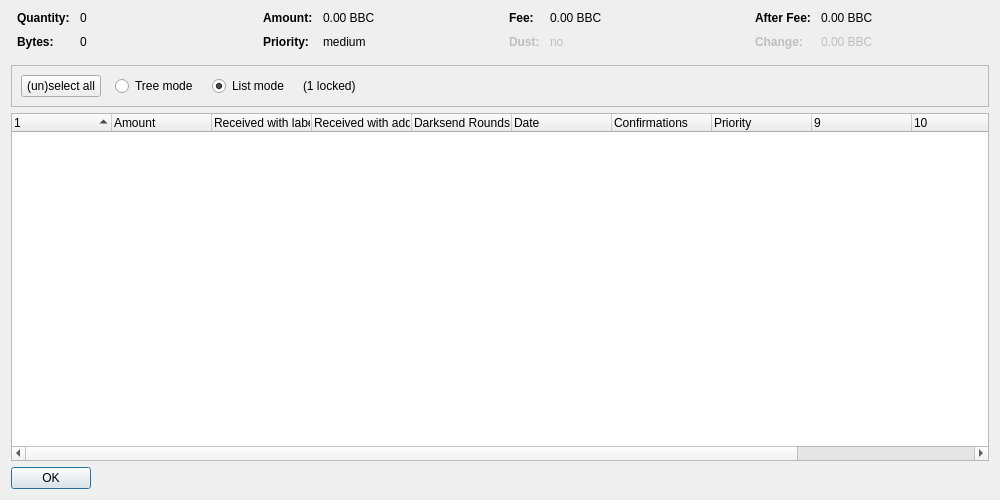
<?xml version="1.0" encoding="UTF-8"?>
<ui version="4.0">
 <class>CoinControlDialog</class>
 <widget class="QDialog" name="CoinControlDialog">
  <property name="geometry">
   <rect>
    <x>0</x>
    <y>0</y>
    <width>1000</width>
    <height>500</height>
   </rect>
  </property>
  <property name="windowTitle">
   <string>Coin Selection</string>
  </property>
  <layout class="QVBoxLayout" name="verticalLayout">
   <item>
    <layout class="QHBoxLayout" name="horizontalLayoutTop" stretch="0,0,0,0">
     <property name="topMargin">
      <number>0</number>
     </property>
     <property name="bottomMargin">
      <number>10</number>
     </property>
     <item>
      <layout class="QFormLayout" name="formLayoutCoinControl1">
       <property name="horizontalSpacing">
        <number>10</number>
       </property>
       <property name="verticalSpacing">
        <number>10</number>
       </property>
       <property name="leftMargin">
        <number>6</number>
       </property>
       <property name="rightMargin">
        <number>6</number>
       </property>
       <item row="0" column="0">
        <widget class="QLabel" name="labelCoinControlQuantityText">
         <property name="font">
          <font>
           <weight>75</weight>
           <bold>true</bold>
          </font>
         </property>
         <property name="text">
          <string>Quantity:</string>
         </property>
        </widget>
       </item>
       <item row="0" column="1">
        <widget class="QLabel" name="labelCoinControlQuantity">
         <property name="cursor">
          <cursorShape>IBeamCursor</cursorShape>
         </property>
         <property name="contextMenuPolicy">
          <enum>Qt::ActionsContextMenu</enum>
         </property>
         <property name="text">
          <string notr="true">0</string>
         </property>
         <property name="textInteractionFlags">
          <set>Qt::LinksAccessibleByMouse|Qt::TextSelectableByKeyboard|Qt::TextSelectableByMouse</set>
         </property>
        </widget>
       </item>
       <item row="1" column="0">
        <widget class="QLabel" name="labelCoinControlBytesText">
         <property name="font">
          <font>
           <weight>75</weight>
           <bold>true</bold>
          </font>
         </property>
         <property name="text">
          <string>Bytes:</string>
         </property>
        </widget>
       </item>
       <item row="1" column="1">
        <widget class="QLabel" name="labelCoinControlBytes">
         <property name="cursor">
          <cursorShape>IBeamCursor</cursorShape>
         </property>
         <property name="contextMenuPolicy">
          <enum>Qt::ActionsContextMenu</enum>
         </property>
         <property name="text">
          <string notr="true">0</string>
         </property>
         <property name="textInteractionFlags">
          <set>Qt::LinksAccessibleByMouse|Qt::TextSelectableByKeyboard|Qt::TextSelectableByMouse</set>
         </property>
        </widget>
       </item>
      </layout>
     </item>
     <item>
      <layout class="QFormLayout" name="formLayoutCoinControl2">
       <property name="horizontalSpacing">
        <number>10</number>
       </property>
       <property name="verticalSpacing">
        <number>10</number>
       </property>
       <property name="leftMargin">
        <number>6</number>
       </property>
       <property name="rightMargin">
        <number>6</number>
       </property>
       <item row="0" column="0">
        <widget class="QLabel" name="labelCoinControlAmountText">
         <property name="font">
          <font>
           <weight>75</weight>
           <bold>true</bold>
          </font>
         </property>
         <property name="text">
          <string>Amount:</string>
         </property>
        </widget>
       </item>
       <item row="0" column="1">
        <widget class="QLabel" name="labelCoinControlAmount">
         <property name="cursor">
          <cursorShape>IBeamCursor</cursorShape>
         </property>
         <property name="contextMenuPolicy">
          <enum>Qt::ActionsContextMenu</enum>
         </property>
         <property name="text">
          <string notr="true">0.00 BBC</string>
         </property>
         <property name="textInteractionFlags">
          <set>Qt::LinksAccessibleByMouse|Qt::TextSelectableByKeyboard|Qt::TextSelectableByMouse</set>
         </property>
        </widget>
       </item>
       <item row="1" column="0">
        <widget class="QLabel" name="labelCoinControlPriorityText">
         <property name="font">
          <font>
           <weight>75</weight>
           <bold>true</bold>
          </font>
         </property>
         <property name="text">
          <string>Priority:</string>
         </property>
        </widget>
       </item>
       <item row="1" column="1">
        <widget class="QLabel" name="labelCoinControlPriority">
         <property name="cursor">
          <cursorShape>IBeamCursor</cursorShape>
         </property>
         <property name="contextMenuPolicy">
          <enum>Qt::ActionsContextMenu</enum>
         </property>
         <property name="text">
          <string>medium</string>
         </property>
         <property name="textInteractionFlags">
          <set>Qt::LinksAccessibleByMouse|Qt::TextSelectableByKeyboard|Qt::TextSelectableByMouse</set>
         </property>
        </widget>
       </item>
      </layout>
     </item>
     <item>
      <layout class="QFormLayout" name="formLayoutCoinControl3">
       <property name="horizontalSpacing">
        <number>10</number>
       </property>
       <property name="verticalSpacing">
        <number>10</number>
       </property>
       <property name="leftMargin">
        <number>6</number>
       </property>
       <property name="rightMargin">
        <number>6</number>
       </property>
       <item row="0" column="0">
        <widget class="QLabel" name="labelCoinControlFeeText">
         <property name="font">
          <font>
           <weight>75</weight>
           <bold>true</bold>
          </font>
         </property>
         <property name="text">
          <string>Fee:</string>
         </property>
        </widget>
       </item>
       <item row="0" column="1">
        <widget class="QLabel" name="labelCoinControlFee">
         <property name="cursor">
          <cursorShape>IBeamCursor</cursorShape>
         </property>
         <property name="contextMenuPolicy">
          <enum>Qt::ActionsContextMenu</enum>
         </property>
         <property name="text">
          <string notr="true">0.00 BBC</string>
         </property>
         <property name="textInteractionFlags">
          <set>Qt::LinksAccessibleByMouse|Qt::TextSelectableByKeyboard|Qt::TextSelectableByMouse</set>
         </property>
        </widget>
       </item>
       <item row="1" column="0">
        <widget class="QLabel" name="labelCoinControlLowOutputText">
         <property name="enabled">
          <bool>false</bool>
         </property>
         <property name="font">
          <font>
           <weight>75</weight>
           <bold>true</bold>
          </font>
         </property>
         <property name="text">
          <string>Dust:</string>
         </property>
        </widget>
       </item>
       <item row="1" column="1">
        <widget class="QLabel" name="labelCoinControlLowOutput">
         <property name="enabled">
          <bool>false</bool>
         </property>
         <property name="cursor">
          <cursorShape>IBeamCursor</cursorShape>
         </property>
         <property name="contextMenuPolicy">
          <enum>Qt::ActionsContextMenu</enum>
         </property>
         <property name="text">
          <string>no</string>
         </property>
         <property name="textInteractionFlags">
          <set>Qt::LinksAccessibleByMouse|Qt::TextSelectableByKeyboard|Qt::TextSelectableByMouse</set>
         </property>
        </widget>
       </item>
      </layout>
     </item>
     <item>
      <layout class="QFormLayout" name="formLayoutCoinControl4">
       <property name="horizontalSpacing">
        <number>10</number>
       </property>
       <property name="verticalSpacing">
        <number>10</number>
       </property>
       <property name="leftMargin">
        <number>6</number>
       </property>
       <property name="rightMargin">
        <number>6</number>
       </property>
       <item row="0" column="0">
        <widget class="QLabel" name="labelCoinControlAfterFeeText">
         <property name="font">
          <font>
           <weight>75</weight>
           <bold>true</bold>
          </font>
         </property>
         <property name="text">
          <string>After Fee:</string>
         </property>
        </widget>
       </item>
       <item row="0" column="1">
        <widget class="QLabel" name="labelCoinControlAfterFee">
         <property name="cursor">
          <cursorShape>IBeamCursor</cursorShape>
         </property>
         <property name="contextMenuPolicy">
          <enum>Qt::ActionsContextMenu</enum>
         </property>
         <property name="text">
          <string notr="true">0.00 BBC</string>
         </property>
         <property name="textInteractionFlags">
          <set>Qt::LinksAccessibleByMouse|Qt::TextSelectableByKeyboard|Qt::TextSelectableByMouse</set>
         </property>
        </widget>
       </item>
       <item row="1" column="0">
        <widget class="QLabel" name="labelCoinControlChangeText">
         <property name="enabled">
          <bool>false</bool>
         </property>
         <property name="font">
          <font>
           <weight>75</weight>
           <bold>true</bold>
          </font>
         </property>
         <property name="text">
          <string>Change:</string>
         </property>
        </widget>
       </item>
       <item row="1" column="1">
        <widget class="QLabel" name="labelCoinControlChange">
         <property name="enabled">
          <bool>false</bool>
         </property>
         <property name="cursor">
          <cursorShape>IBeamCursor</cursorShape>
         </property>
         <property name="contextMenuPolicy">
          <enum>Qt::ActionsContextMenu</enum>
         </property>
         <property name="text">
          <string notr="true">0.00 BBC</string>
         </property>
         <property name="textInteractionFlags">
          <set>Qt::LinksAccessibleByMouse|Qt::TextSelectableByKeyboard|Qt::TextSelectableByMouse</set>
         </property>
        </widget>
       </item>
      </layout>
     </item>
    </layout>
   </item>
   <item>
    <widget class="QFrame" name="frame">
     <property name="minimumSize">
      <size>
       <width>0</width>
       <height>40</height>
      </size>
     </property>
     <property name="frameShape">
      <enum>QFrame::StyledPanel</enum>
     </property>
     <property name="frameShadow">
      <enum>QFrame::Sunken</enum>
     </property>
     <layout class="QHBoxLayout" name="horizontalLayout">
      <item>
       <layout class="QHBoxLayout" name="horizontalLayoutPanel" stretch="0,0,0,0,0">
        <property name="spacing">
         <number>14</number>
        </property>
        <item>
         <widget class="QPushButton" name="pushButtonSelectAll">
          <property name="sizePolicy">
           <sizepolicy hsizetype="Maximum" vsizetype="Fixed">
            <horstretch>0</horstretch>
            <verstretch>0</verstretch>
           </sizepolicy>
          </property>
          <property name="text">
           <string>(un)select all</string>
          </property>
          <property name="autoDefault">
           <bool>false</bool>
          </property>
         </widget>
        </item>
        <item>
         <widget class="QRadioButton" name="radioTreeMode">
          <property name="sizePolicy">
           <sizepolicy hsizetype="Maximum" vsizetype="Fixed">
            <horstretch>0</horstretch>
            <verstretch>0</verstretch>
           </sizepolicy>
          </property>
          <property name="text">
           <string>Tree mode</string>
          </property>
         </widget>
        </item>
        <item>
         <widget class="QRadioButton" name="radioListMode">
          <property name="sizePolicy">
           <sizepolicy hsizetype="Maximum" vsizetype="Fixed">
            <horstretch>0</horstretch>
            <verstretch>0</verstretch>
           </sizepolicy>
          </property>
          <property name="text">
           <string>List mode</string>
          </property>
          <property name="checked">
           <bool>true</bool>
          </property>
         </widget>
        </item>
        <item>
         <widget class="QLabel" name="labelLocked">
          <property name="text">
           <string>(1 locked)</string>
          </property>
         </widget>
        </item>
        <item>
         <spacer name="horizontalSpacer">
          <property name="orientation">
           <enum>Qt::Horizontal</enum>
          </property>
          <property name="sizeHint" stdset="0">
           <size>
            <width>40</width>
            <height>20</height>
           </size>
          </property>
         </spacer>
        </item>
       </layout>
      </item>
     </layout>
    </widget>
   </item>
   <item>
    <widget class="CoinControlTreeWidget" name="treeWidget">
     <property name="contextMenuPolicy">
      <enum>Qt::CustomContextMenu</enum>
     </property>
     <property name="sortingEnabled">
      <bool>false</bool>
     </property>
     <property name="columnCount">
      <number>12</number>
     </property>
     <attribute name="headerShowSortIndicator" stdset="0">
      <bool>true</bool>
     </attribute>
     <attribute name="headerStretchLastSection">
      <bool>false</bool>
     </attribute>
     <column>
      <property name="text">
       <string/>
      </property>
     </column>
     <column>
      <property name="text">
       <string>Amount</string>
      </property>
     </column>
     <column>
      <property name="text">
       <string>Received with label</string>
      </property>
     </column>
     <column>
      <property name="text">
       <string>Received with address</string>
      </property>
     </column>
     <column>
      <property name="text">
       <string>Darksend Rounds</string>
      </property>
     </column>
     <column>
      <property name="text">
       <string>Date</string>
      </property>
     </column>
     <column>
      <property name="text">
       <string>Confirmations</string>
      </property>
      <property name="toolTip">
       <string>Confirmed</string>
      </property>
     </column>
     <column>
      <property name="text">
       <string>Priority</string>
      </property>
     </column>
     <column>
      <property name="text">
       <string/>
      </property>
     </column>
     <column>
      <property name="text">
       <string/>
      </property>
     </column>
     <column>
      <property name="text">
       <string/>
      </property>
     </column>
     <column>
      <property name="text">
       <string/>
      </property>
     </column>
     <column>
      <property name="text">
       <string/>
      </property>
     </column>
    </widget>
   </item>
   <item>
    <widget class="QDialogButtonBox" name="buttonBox">
     <property name="sizePolicy">
      <sizepolicy hsizetype="Maximum" vsizetype="Fixed">
       <horstretch>0</horstretch>
       <verstretch>0</verstretch>
      </sizepolicy>
     </property>
     <property name="orientation">
      <enum>Qt::Horizontal</enum>
     </property>
     <property name="standardButtons">
      <set>QDialogButtonBox::Ok</set>
     </property>
    </widget>
   </item>
  </layout>
 </widget>
 <customwidgets>
  <customwidget>
   <class>CoinControlTreeWidget</class>
   <extends>QTreeWidget</extends>
   <header>coincontroltreewidget.h</header>
  </customwidget>
 </customwidgets>
 <resources/>
 <connections/>
</ui>
